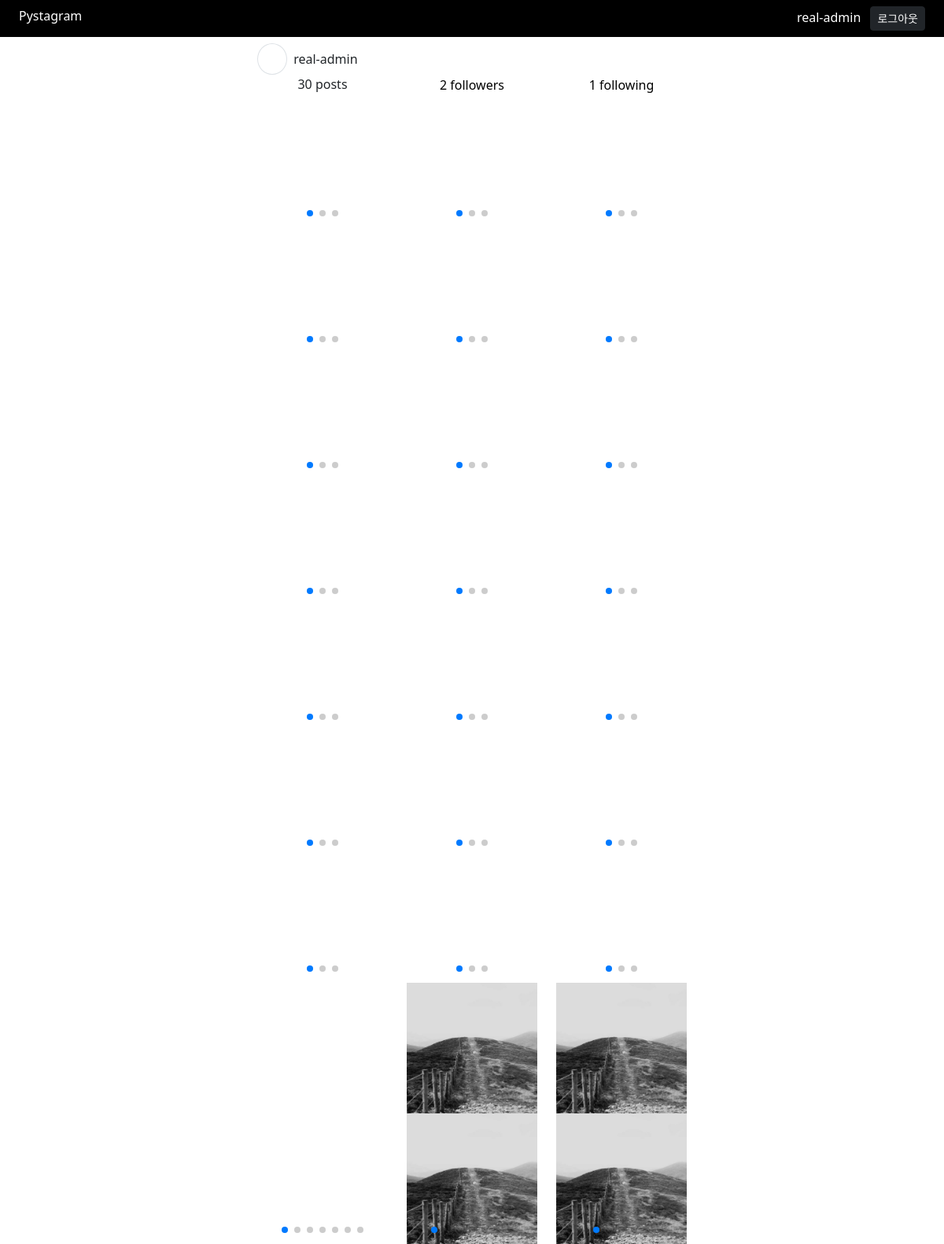
/profile/real-admin/ (signed in), run on the app's committed database.
### member/models.py (models this page shows, shortened)
class User(AbstractBaseUser):  # 기본 기능은 상속받아서 사용
    email = models.EmailField(
        verbose_name='email',
        unique = True
    )
    is_active = models.BooleanField(default = False) # 기본적으로 비활성화 시켜놓고 확인 후 활성화
    is_admin = models.BooleanField(default = False)  # admin 기능
    nickname = models.CharField('nickname', max_length=20, unique=True)
    following = models.ManyToManyField(
        'self', symmetrical=False, related_name='followers',
        through='UserFollowing', through_fields=('from_user', 'to_user')
    )  # 'self' User가 User를 받을 수 없어서 self사용
    objects = UserManager()  # 메니져는 UserManager()
    USERNAME_FIELD = 'email'  # 기본 유저네임(아이디)를 email로 지정
    EMAIL_FIELD = 'email'
    REQUIRED_FIELDS = []
    class Meta:
        verbose_name = '유저'
        verbose_name_plural = f'{verbose_name} 목록'

### post/models.py (models this page shows, shortened)
class Post(TimestampModel):  # utils/models.py 에서 상속 받은 모델
    content = models.TextField('본문')
    user = models.ForeignKey(User, on_delete=models.CASCADE)  # 외례키 설정, 유저 삭제시 같이 삭제
    class Meta:
        verbose_name = '포스트'
        verbose_name_plural = '포스트 목록'

class PostImage(TimestampModel):
    post = models.ForeignKey(Post, on_delete=models.CASCADE, related_name='images')  # related_name='postimage_set'이 기본값
    image = models.ImageField('이미지', upload_to='post/%Y/%m/%d')  # 이미지 경로가 post/년/월/일
    class Meta:
        verbose_name = '이미지'
        verbose_name_plural = '이미지 목록'

### member/views.py (the view)
# urls.py: path('<str:slug>/', views.UserProfileView.as_view(), name='detail'),
class UserProfileView(DetailView):
    model = User
    template_name = 'profile/detail.html'
    slug_field = 'nickname'
    slug_url_kwarg = 'slug'
    queryset = User.objects.all().prefetch_related("post_set", "post_set__images", "following", "followers")  # post의 이미지를 불러올때 __사용
    def get_context_data(self, **kwargs):
        data = super().get_context_data(**kwargs)
        if self.request.user.is_authenticated:
            data['is_follow'] = UserFollowing.objects.filter(
                to_user = self.object,
                from_user = self.request.user
            )
        return data

### templates/profile/detail.html (shortened to what this page needs)
{% extends 'base.html' %}
{% load humanize %}
{% block style %}
    <link rel="stylesheet" href="https://cdn.jsdelivr.net/npm/swiper@11/swiper-bundle.min.css"/>
{% endblock %}
{% block content %}
    <div class="row">
        <div class="col-10 offset-1 col-lg-6 offset-lg-3">
            <div>
                <span class="p-2 border rounded-circle me-2">
                    <i class="fa-solid fa-user" style="width:16px; padding-left: 3px;"></i>
                </span>
                {{ object.nickname }}
            </div>
            <div class="row mt-2">
                <div class="col-4 text-center">{{ object.post_set.count | intcomma }} posts</div>
                <div class="col-4 text-center">
                    <button class="border-0 bg-transparent" data-bs-toggle="modal" data-bs-target="#followers-modal">
                        {{ object.followers.count | intcomma }} followers
                    </button>
                </div>
                <div class="col-4 text-center">
                    <button class="border-0 bg-transparent" data-bs-toggle="modal" data-bs-target="#following-modal">
                        {{ object.following.count | intcomma }} following
                    </button>
                </div>
            </div>
            <div class="row mt-2">
                {% for post in object.post_set.all %}
                    <div class="col-4">
                        <div class="swiper">
                            <div class="border-1 swiper-wrapper">
                            {% for post_image in post.images.all %}
                                <div class="swiper-slide">
                                    <img class="img-fluid post-image" src="{{ post_image.image.url }}" alt="">
                                </div>
                            {% endfor %}
                            </div>
                            <div class="swiper-pagination"></div>
                        </div>
                    </div>
                {% endfor %}
            </div>
        </div>
    </div>
{% endblock %}

### templates/base.html (shortened to what this page needs)
{%  load static %}
<!DOCTYPE html>
<html lang="en">
<head>
    <link rel="stylesheet" href="{% static 'css/bootstrap.css' %}">
    <link href="{% static 'font-awesome/css/fontawesome.css' %}" rel="stylesheet" />
    <link href="{% static 'font-awesome/css/brands.css' %}" rel="stylesheet" />
    <link href="{% static 'font-awesome/css/solid.css' %}" rel="stylesheet" />
    <link href="{% static 'css/my_style.css' %}" rel="stylesheet" />
    {% block style %}{% endblock %}
</head>
<body>
<nav class="d-flex justify-content-between py-2 px-4 bg-black text-white">
    <div>
        <a href="{% url 'main' %}" class="text-decoration-none text-white">Pystagram</a>
    </div>
    <div>
        <a href="{% url 'search' %}">
            <i class="fa-solid fa-magnifying-glass text-white"></i>
        </a>
    </div>
    <div class="text-end">
        {% if request.user.is_authenticated %}
            {{ request.user.nickname }}
            <form action="{% url 'logout' %}" method="post" class="d-inline ms-2">
                <button class="btn btn-dark btn-sm">로그아웃</button>
            </form>
        {% else %}
            <a class="btn btn-dark btn-sm" href="{% url 'signup' %}">회원가입</a>
            <a class="btn btn-dark btn-sm" href="{% url 'login' %}">로그인</a>
        {% endif %}
    </div>
</nav>
<div class="container pt-3">
    {% block content %}{% endblock %}
</div>
</body>
</html>

### data on the page
User: user.nickname "real-admin", nickname "real-admin", post_set.count "30", followers.count "2", following.count "1"
PostImage: image (picture)
PostImage: image (picture)
PostImage: image (picture)
PostImage: image (picture)
